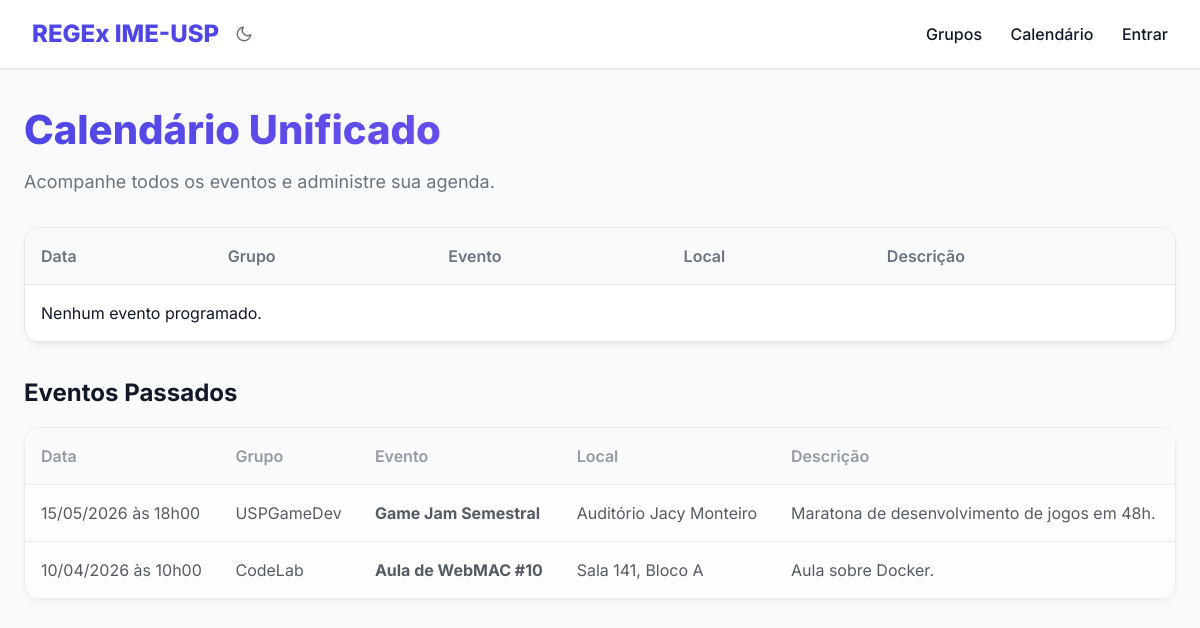
/calendar, run on an earlier commit of the app's database.
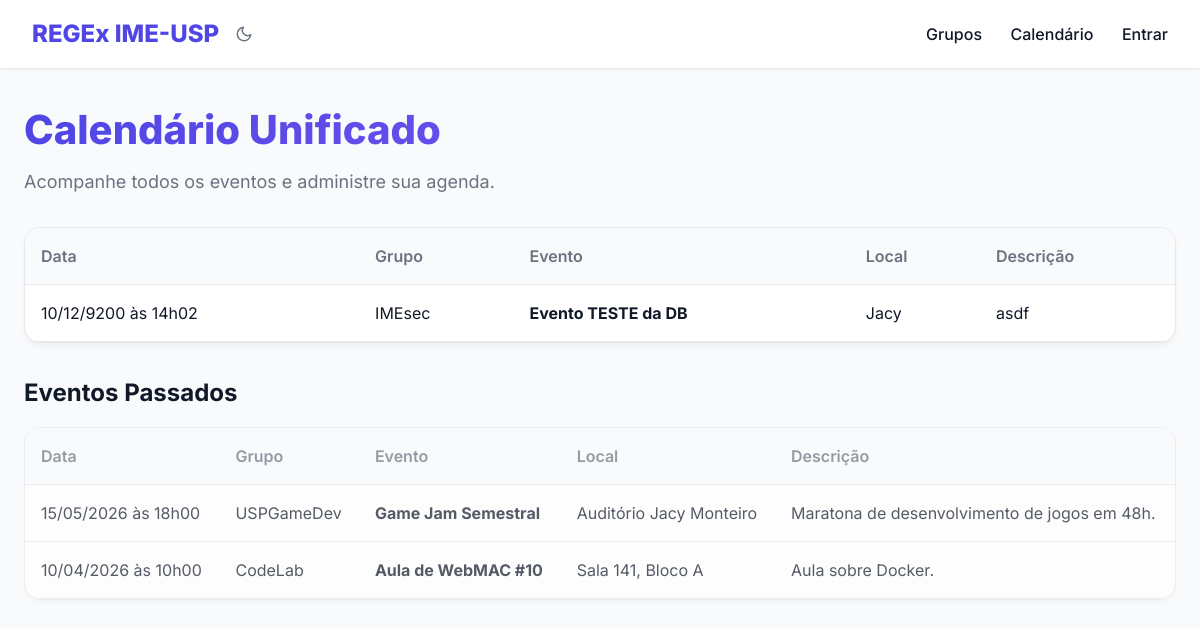
And on a later commit of the database.
### models.py (models this page shows)
class Event(SQLModel, table=True):
    id: Optional[int] = Field(default=None, primary_key=True)
    title: str
    date: str
    location: str = Field(default="")
    description: str
    group_id: Optional[int] = Field(default=None, foreign_key="extensiongroup.id")
    group: Optional[ExtensionGroup] = Relationship(back_populates="events")

class ExtensionGroup(SQLModel, table=True):
    id: Optional[int] = Field(default=None, primary_key=True)
    name: str
    description: str
    logo_url: str
    website: Optional[str] = Field(default=None)
    events: List["Event"] = Relationship(back_populates="group")

### main.py (the view)
@app.get("/calendar", response_class=HTMLResponse)
async def calendar(request: Request, session: Session = Depends(get_session)):
    current_time = datetime.now().isoformat(timespec='seconds')
    future_events = session.exec(select(Event).where(Event.date >= current_time).order_by(Event.date)).all()
    past_events = session.exec(select(Event).where(Event.date < current_time).order_by(Event.date.desc())).all()
    groups = session.exec(select(ExtensionGroup)).all()
    return templates.TemplateResponse(
        request=request,
        name="calendar.html",
        context={"request": request, "future_events": future_events, "past_events": past_events, "groups": groups}
    )

### templates/calendar.html
{% extends "base.html" %}
{% block content %}
<h1>Calendário Unificado</h1>
<p class="subtitle">Acompanhe todos os eventos e administre sua agenda.</p>
<div class="table-container">
    <table>
        <thead>
            <tr>
                <th>Data</th>
                <th>Grupo</th>
                <th>Evento</th>
                <th>Local</th>
                <th>Descrição</th>
            </tr>
        </thead>
        <tbody id="events-tbody">
            {% for event in future_events %}
            {% include "components/event_row.html" %}
            {% else %}
            <tr>
                <td colspan="5">Nenhum evento programado.</td>
            </tr>
            {% endfor %}
        </tbody>
    </table>
</div>
<h2 style="margin-top: 2rem;">Eventos Passados</h2>
<div class="table-container" style="margin-top: 1rem; opacity: 0.7;">
    <table>
        <thead>
            <tr>
                <th>Data</th>
                <th>Grupo</th>
                <th>Evento</th>
                <th>Local</th>
                <th>Descrição</th>
            </tr>
        </thead>
        <tbody>
            {% for event in past_events %}
            {% include "components/event_row.html" %}
            {% else %}
            <tr>
                <td colspan="5">Nenhum evento passado.</td>
            </tr>
            {% endfor %}
        </tbody>
    </table>
</div>
{% endblock %}

### templates/base.html (shortened to what this page needs)
<!DOCTYPE html>
<html lang="pt-BR">
<head>
    <link rel="stylesheet" href="/static/css/style.css">
</head>
<body>
    <header>
        <div class="header-left">
            <a href="/" class="logo">REGEx IME-USP</a>
            <button type="button" id="theme-toggle" class="theme-toggle" title="Alternar tema claro/escuro"
                aria-label="Alternar tema">
            </button>
        </div>
        <nav class="nav-links">
            <a href="/">Grupos</a>
            <a href="/calendar">Calendário</a>
            <a href="/login" id="login-link">Entrar</a>
        </nav>
    </header>
    <main>
        {% block content %}{% endblock %}
    </main>
</body>
</html>

### templates/components/event_row.html
<tr id="event-row-{{ event.id }}">
    <td>{{ event.date | datetime }}</td>
    <td>{{ event.group.name if event.group else '-' }}</td>
    <td><strong>{{ event.title }}</strong></td>
    <td>{{ event.location }}</td>
    <td>{{ event.description }}</td>
</tr>

### static/css/style.css (style rules this page uses)
:root { --primary: #4F46E5; --primary-hover: #4338CA; --bg-color: #F9FAFB; --text-dark: #111827; --text-light: #6B7280; --card-bg: #FFFFFF; --border: #E5E7EB; --danger: #EF4444; --danger-hover: #DC2626; --success: #10B981; --input-bg: #FFFFFF; --shadow-color: rgba(0, 0, 0, 0.1); --shadow-color-light: rgba(0, 0, 0, 0.05); }
.theme-toggle { background: none; border: none; cursor: pointer; display: flex; align-items: center; justify-content: center; color: var(--text-light); transition: color 0.2s, transform 0.3s; flex-shrink: 0; padding: 0.25rem; line-height: 1; }
.header-left { display: flex; align-items: center; gap: 0.75rem; }
a { color: var(--primary); }
* { box-sizing: border-box; margin: 0; padding: 0; }
body { font-family: 'Inter', sans-serif; background-color: var(--bg-color); color: var(--text-dark); line-height: 1.5; }
header { background-color: var(--card-bg); box-shadow: 0 1px 3px var(--shadow-color); padding: 1rem 2rem; display: flex; justify-content: space-between; align-items: center; position: sticky; top: 0; z-index: 50; }
.logo { font-size: 1.5rem; font-weight: 800; color: var(--primary); text-decoration: none; }
.nav-links a { margin-left: 1.5rem; text-decoration: none; font-weight: 500; color: var(--text-dark); transition: color 0.2s; }
main { max-width: 1200px; margin: 2rem auto; padding: 0 1.5rem; }
h1 { font-size: 2.5rem; font-weight: 800; margin-bottom: 0.5rem; background: linear-gradient(90deg, var(--primary), #8B5CF6); -webkit-background-clip: text; -webkit-text-fill-color: transparent; }
p.subtitle { color: var(--text-light); font-size: 1.125rem; margin-bottom: 2rem; }
.table-container { background: var(--card-bg); border-radius: 1rem; box-shadow: 0 4px 6px -1px var(--shadow-color-light); overflow: auto; border: 1px solid var(--border); }
table { width: 100%; border-collapse: collapse; }
th, td { padding: 1rem; text-align: left; border-bottom: 1px solid var(--border); }
th { background-color: var(--bg-color); font-weight: 600; color: var(--text-light); }

What changed in the data, as far as the page shows it:
added Event: date "10/12/9200 às 14h02", group "IMEsec", title "Evento TESTE da DB", location "Jacy", description "asdf", shown under "Calendário Unificado"
Also different on the page:
text no longer shown: "Nenhum evento programado."
